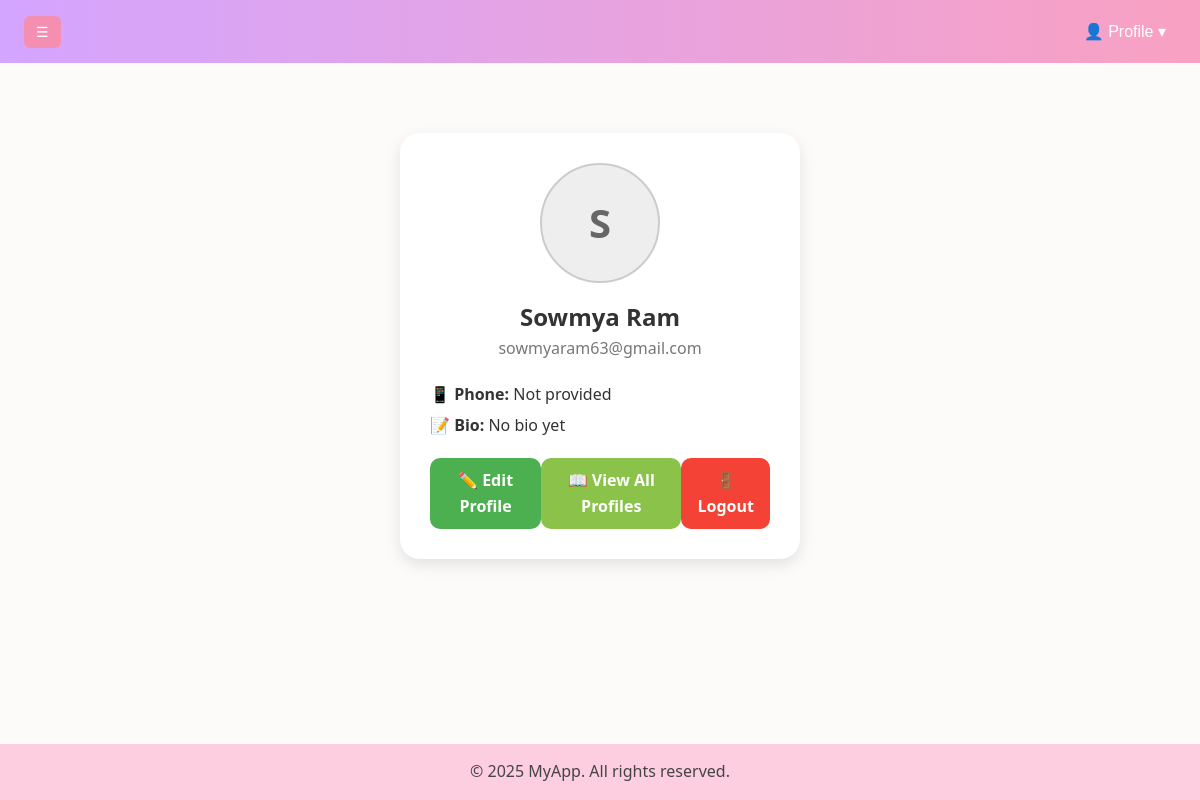
The app's page /profile (signed in) with its own data.
### src/models.py (models this page shows, shortened)
class User(db.Model):
    __tablename__ = "user"
    id = db.Column(db.Integer, primary_key=True)
    name = db.Column(db.String(100))
    email = db.Column(db.String(120), unique=True, nullable=False)
    password = db.Column(db.String(200))
    phone = db.Column(db.String(20))
    bio = db.Column(db.Text)
    avatar_url = db.Column(db.String(300))
    role = db.Column(db.String(20), default="employee")
    recent_activity = db.Column(db.String(255))  # small description
    priority = db.Column(db.String(20), default="Medium")
    notifications = db.relationship("Notification", backref="user", lazy=True)

### src/app.py (the view)
@app.route("/profile")
def profile():
    if "user_id" in session:
        user = db.session.get(User, session["user_id"])
        return render_template("profile/profile.html", user=user)
    return redirect(url_for("login"))

### src/app.py (called while the page is built)
@app.before_request
def load_unread_notifications():
    if "user_id" in session:
        pass

### src/templates/profile/profile.html (shortened to what this page needs)
{% extends "base.html" %}
{% block content %}
<div class="profile-container">
  <div class="profile-card">
    <div class="avatar-section">
      {% if user.avatar_url %}
        <img src="{{ user.avatar_url }}" alt="Profile Avatar" class="avatar-img">
      {% else %}
        <div class="avatar-placeholder">{{ (user.name or '?')[0] }}</div>
      {% endif %}
      <h2>{{ user.name or "Unnamed User" }}</h2>
      <p class="email">{{ user.email }}</p>
    </div>
    <div class="info-section">
      <p><strong>📱 Phone:</strong> {{ user.phone or "Not provided" }}</p>
      <p><strong>📝 Bio:</strong> {{ user.bio or "No bio yet" }}</p>
    </div>
    <div class="actions">
      <a href="{{ url_for('update_profile') }}" class="btn edit-btn">✏️ Edit Profile</a>
      <a href="{{ url_for('all_profiles') }}" class="btn view-btn">📖 View All Profiles</a>
      <a href="{{ url_for('logout') }}" class="btn logout-btn">🚪 Logout</a>
    </div>
  </div>
</div>
{% endblock %}

### src/static/style.css (style rules this page uses)
* { margin: 0; padding: 0; box-sizing: border-box; }
html,body { font-family: "Segoe UI", Tahoma, Geneva, Verdana, sans-serif; background: #fdfafa; color: #333; line-height: 1.6; height: 100%; display: flex; flex-direction: column; }
h1, h2 { color: #333; text-align: center; }
a { color: #007BFF; text-decoration: none; }
a.edit-btn { background-color: #4CAF50; }
a.logout-btn { background-color: #f44336; }
.avatar-placeholder { width: 120px; height: 120px; border-radius: 50%; background: #ddd; display: flex; align-items: center; justify-content: center; font-size: 40px; font-weight: bold; color: #555; margin: 0 auto 15px; }
.btn { padding: 6px 14px; border-radius: 6px; font-weight: bold; text-decoration: none; }

### src/templates/profile/profile.html (style rules this page uses)
.profile-container { display: flex; justify-content: center; margin-top: 40px; }
.profile-card { background: #fff; padding: 30px; border-radius: 20px; box-shadow: 0 6px 15px rgba(0,0,0,0.1); width: 400px; text-align: center; }
.avatar-section { margin-bottom: 20px; }
.avatar-placeholder { width: 120px; height: 120px; border-radius: 50%; background: #eee; display: flex; align-items: center; justify-content: center; font-size: 40px; font-weight: bold; color: #666; margin: 0 auto 15px; border: 2px solid #ccc; }
.email { color: #777; margin-bottom: 10px; }
.info-section { text-align: left; margin-bottom: 20px; }
.info-section p { margin: 5px 0; }
.actions { display: flex; justify-content: space-between; }
.btn { padding: 10px 15px; border-radius: 10px; text-decoration: none; font-weight: bold; transition: 0.2s; }
.edit-btn { background: #4cafef; color: white; }
.view-btn { background: #8bc34a; color: white; }
.logout-btn { background: #f44336; color: white; }

### records on screen
User: name "S", name "Sowmya Ram", email "sowmyaram63@gmail.com", phone "Not provided", bio "No bio yet"
